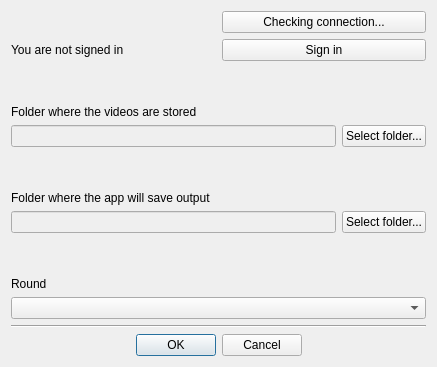
<?xml version="1.0" encoding="UTF-8"?>
<ui version="4.0">
 <class>Settings</class>
 <widget class="QDialog" name="Settings">
  <property name="geometry">
   <rect>
    <x>0</x>
    <y>0</y>
    <width>437</width>
    <height>367</height>
   </rect>
  </property>
  <property name="windowTitle">
   <string>Settings</string>
  </property>
  <layout class="QGridLayout" name="gridLayout">
   <item row="0" column="0">
    <layout class="QVBoxLayout" name="verticalLayout">
     <item>
      <layout class="QHBoxLayout" name="horizontalLayout_6">
       <item>
        <widget class="QLabel" name="connection_status">
         <property name="text">
          <string/>
         </property>
        </widget>
       </item>
       <item>
        <widget class="QPushButton" name="check_connection">
         <property name="text">
          <string>Checking connection...</string>
         </property>
        </widget>
       </item>
      </layout>
     </item>
     <item>
      <layout class="QHBoxLayout" name="horizontalLayout">
       <item>
        <widget class="QLabel" name="sign_in_label">
         <property name="text">
          <string>You are not signed in</string>
         </property>
        </widget>
       </item>
       <item>
        <widget class="QPushButton" name="sign_in">
         <property name="text">
          <string>Sign in</string>
         </property>
        </widget>
       </item>
      </layout>
     </item>
     <item>
      <widget class="QLabel" name="file_list_label">
       <property name="text">
        <string>Folder where the videos are stored</string>
       </property>
       <property name="alignment">
        <set>Qt::AlignBottom|Qt::AlignLeading|Qt::AlignLeft</set>
       </property>
      </widget>
     </item>
     <item>
      <layout class="QHBoxLayout" name="horizontalLayout_2">
       <item>
        <widget class="QLineEdit" name="file_folder">
         <property name="enabled">
          <bool>false</bool>
         </property>
         <property name="readOnly">
          <bool>true</bool>
         </property>
        </widget>
       </item>
       <item>
        <widget class="QPushButton" name="select_file_folder">
         <property name="text">
          <string>Select folder...</string>
         </property>
        </widget>
       </item>
      </layout>
     </item>
     <item>
      <widget class="QLabel" name="output_folder_label">
       <property name="text">
        <string>Folder where the app will save output</string>
       </property>
       <property name="alignment">
        <set>Qt::AlignBottom|Qt::AlignLeading|Qt::AlignLeft</set>
       </property>
      </widget>
     </item>
     <item>
      <layout class="QHBoxLayout" name="horizontalLayout_3">
       <item>
        <widget class="QLineEdit" name="output_folder">
         <property name="enabled">
          <bool>false</bool>
         </property>
         <property name="text">
          <string/>
         </property>
        </widget>
       </item>
       <item>
        <widget class="QPushButton" name="select_output_folder">
         <property name="text">
          <string>Select folder...</string>
         </property>
        </widget>
       </item>
      </layout>
     </item>
     <item>
      <layout class="QHBoxLayout" name="horizontalLayout_5">
       <item>
        <widget class="QLabel" name="round_label">
         <property name="text">
          <string>Round</string>
         </property>
         <property name="alignment">
          <set>Qt::AlignBottom|Qt::AlignLeading|Qt::AlignLeft</set>
         </property>
        </widget>
       </item>
      </layout>
     </item>
     <item>
      <widget class="QComboBox" name="round_select"/>
     </item>
     <item>
      <widget class="Line" name="line">
       <property name="orientation">
        <enum>Qt::Horizontal</enum>
       </property>
      </widget>
     </item>
     <item>
      <widget class="QDialogButtonBox" name="buttonBox">
       <property name="orientation">
        <enum>Qt::Horizontal</enum>
       </property>
       <property name="standardButtons">
        <set>QDialogButtonBox::Cancel|QDialogButtonBox::Ok</set>
       </property>
       <property name="centerButtons">
        <bool>true</bool>
       </property>
      </widget>
     </item>
    </layout>
   </item>
  </layout>
 </widget>
 <resources/>
 <connections>
  <connection>
   <sender>buttonBox</sender>
   <signal>accepted()</signal>
   <receiver>Settings</receiver>
   <slot>accept()</slot>
   <hints>
    <hint type="sourcelabel">
     <x>248</x>
     <y>254</y>
    </hint>
    <hint type="destinationlabel">
     <x>157</x>
     <y>274</y>
    </hint>
   </hints>
  </connection>
  <connection>
   <sender>buttonBox</sender>
   <signal>rejected()</signal>
   <receiver>Settings</receiver>
   <slot>reject()</slot>
   <hints>
    <hint type="sourcelabel">
     <x>316</x>
     <y>260</y>
    </hint>
    <hint type="destinationlabel">
     <x>286</x>
     <y>274</y>
    </hint>
   </hints>
  </connection>
 </connections>
</ui>
